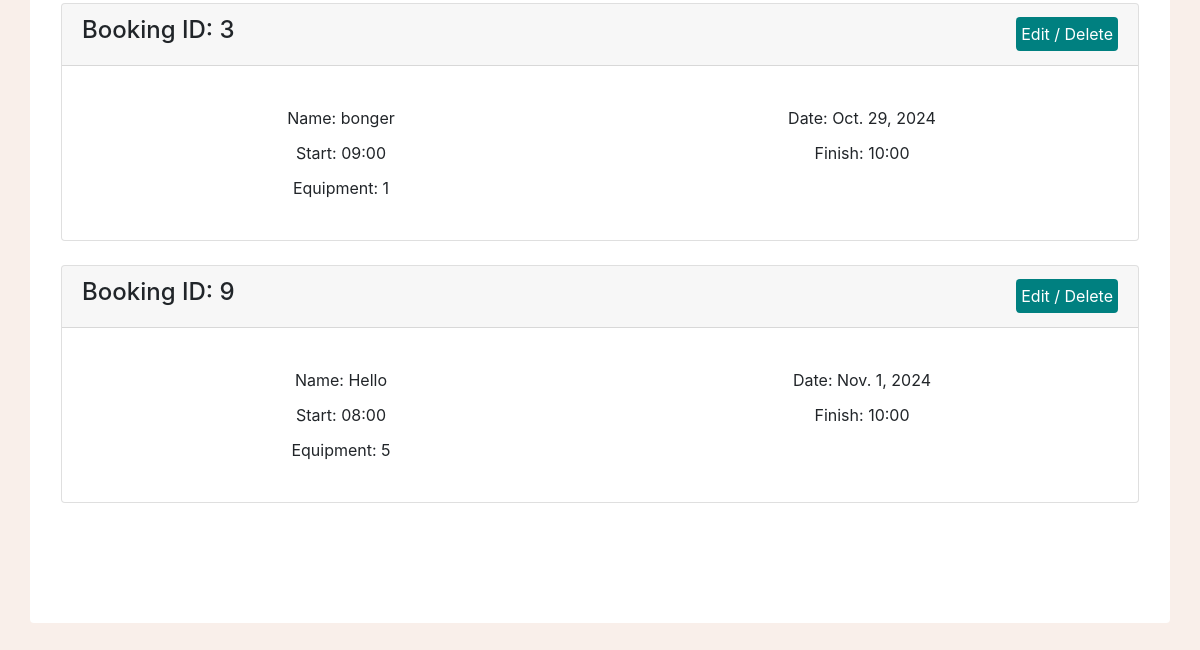
Page /MCalendar/myBookings/ (signed in, lower part) on the earlier database version.
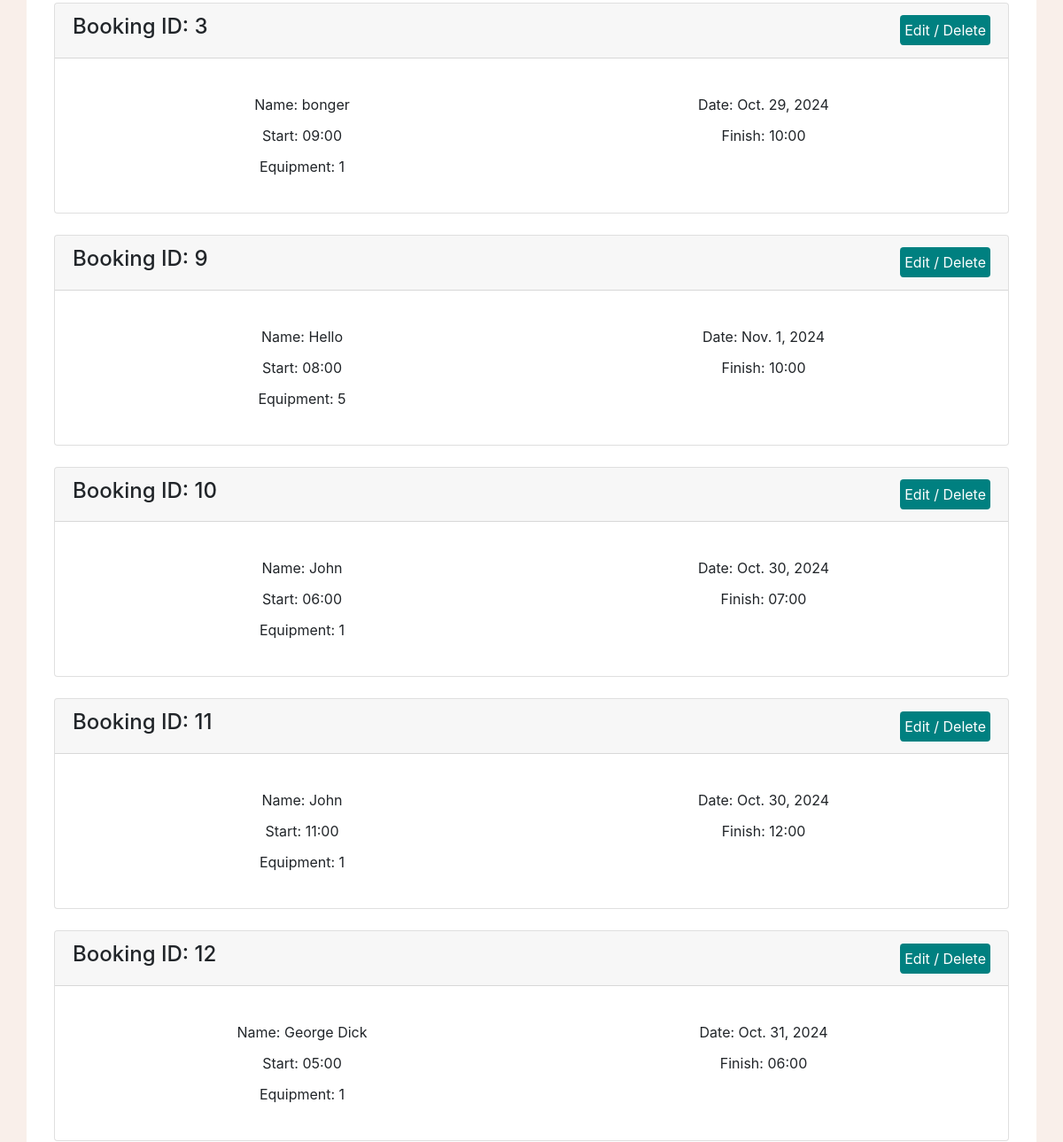
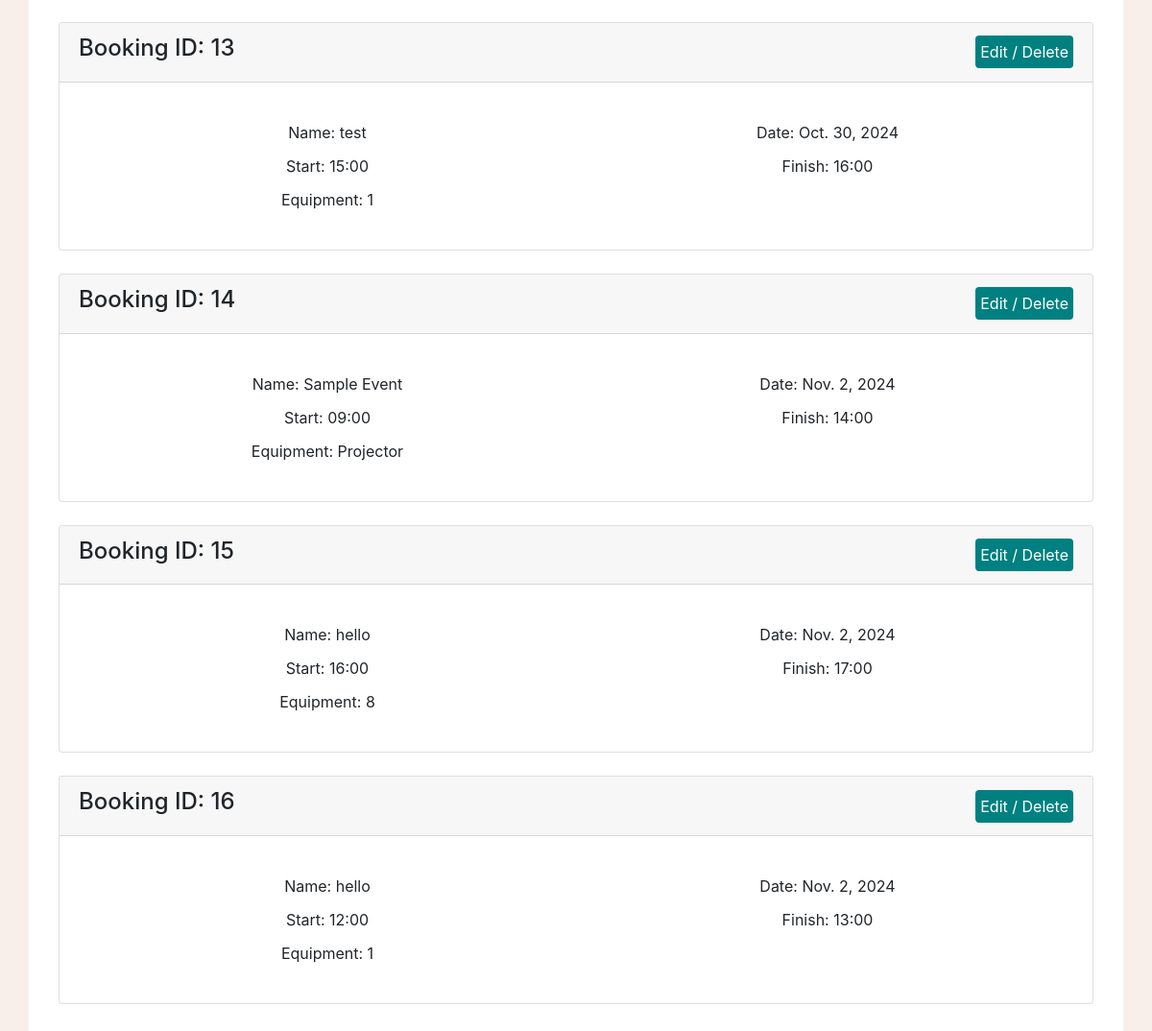
Same page on the later database version (2 pictures, top to bottom).
### MCalendar/models.py (models this page shows, shortened)
class Event(models.Model):
    bookingName = models.CharField(max_length=80)
    supervisorName = models.CharField(max_length=80)
    bookingDate = models.DateField()
    startTime = models.TimeField()
    finishTime = models.TimeField()
    comments = models.TextField(max_length = 1000)
    equipment = models.CharField(max_length=100, default='Not specified')
    totalTime = models.IntegerField(default=0)

### MCalendar/views.py (the view)
# urls.py: path("myBookings/", views.myBookings, name="myBookings"),
def myBookings(request):
    if request.user.is_authenticated:
        myBookings = Event.objects.all().values()
        template = loader.get_template('myBookings.html')
        context = {
            'myBookings': myBookings,
        }
        return HttpResponse(template.render(context, request))
    else:
        messages.success(request, "Please log in before entering that page!")
        return redirect("loginPage")

### MCalendar/templates/myBookings.html (shortened to what this page needs)
{% load static %}
<!DOCTYPE html>
<html lang="en">
    <head>
        <link rel="stylesheet" href="https://cdn.jsdelivr.net/npm/bootstrap@4.6.2/dist/css/bootstrap.min.css">
        <link rel="stylesheet" href="{% static 'global.css' %}">
    </head>
    <body>
    <div class="container rounded bg-white mt-5 mb-5 pb-5">
        <div class="row">
            <div class="col-md-12">
                <div class="p-3 py-5">
                    {%for z in myBookings%}
                        <div class="card">
                            <div class="card-header">
                                <div class="d-flex justify-content-between align-items-center">
                                    <h4 class="bookingName">Booking ID: {{z.id}}</h4>
                                    <div class="text-center">
                                        <a class="btn btn-sty" href="http://127.0.0.1:8000/MCalendar/myBookings/editBooking/{{ z.id }}">
                                            Edit / Delete
                                        </a>
                                    </div>
                                </div>
                            </div>
                            <div class="card-body">
                                <p class="card-text">
                                    <div class="details">
                                        <div class="detailsListItem">Name: {{ z.bookingName }}</div>
                                        <div class="detailsListItem">Date: {{ z.bookingDate }}</div>
                                        <div class="detailsListItem">Start: {{ z.startTime|time:"H:i" }}</div>
                                        <div class="detailsListItem">Finish: {{ z.finishTime|time:"H:i" }}</div>
                                        <div class="detailsListItem">Equipment: {{ z.equipment }}</div>
                                    </div>
                                </p>
                            </div>
                        </div>
                        <br>
                    {%endfor%}
        </div>
    </div>
</body>
</html>

Differences in the rows shown:
added Event: id "10", bookingName "John", bookingDate "Oct. 30, 2024", startTime "06:00", finishTime "07:00", equipment "1"
added Event: id "11", bookingName "John", bookingDate "Oct. 30, 2024", startTime "11:00", finishTime "12:00", equipment "1"
added Event: id "12", bookingName "George Dick", bookingDate "Oct. 31, 2024", startTime "05:00", finishTime "06:00", equipment "1"
added Event: id "13", bookingName "test", bookingDate "Oct. 30, 2024", startTime "15:00", finishTime "16:00", equipment "1"
added Event: id "14", bookingName "Sample Event", bookingDate "Nov. 2, 2024", startTime "09:00", finishTime "14:00", equipment "Projector"
added Event: id "15", bookingName "hello", bookingDate "Nov. 2, 2024", startTime "16:00", finishTime "17:00", equipment "8"
added Event: id "16", bookingName "hello", bookingDate "Nov. 2, 2024", startTime "12:00", finishTime "13:00", equipment "1"
